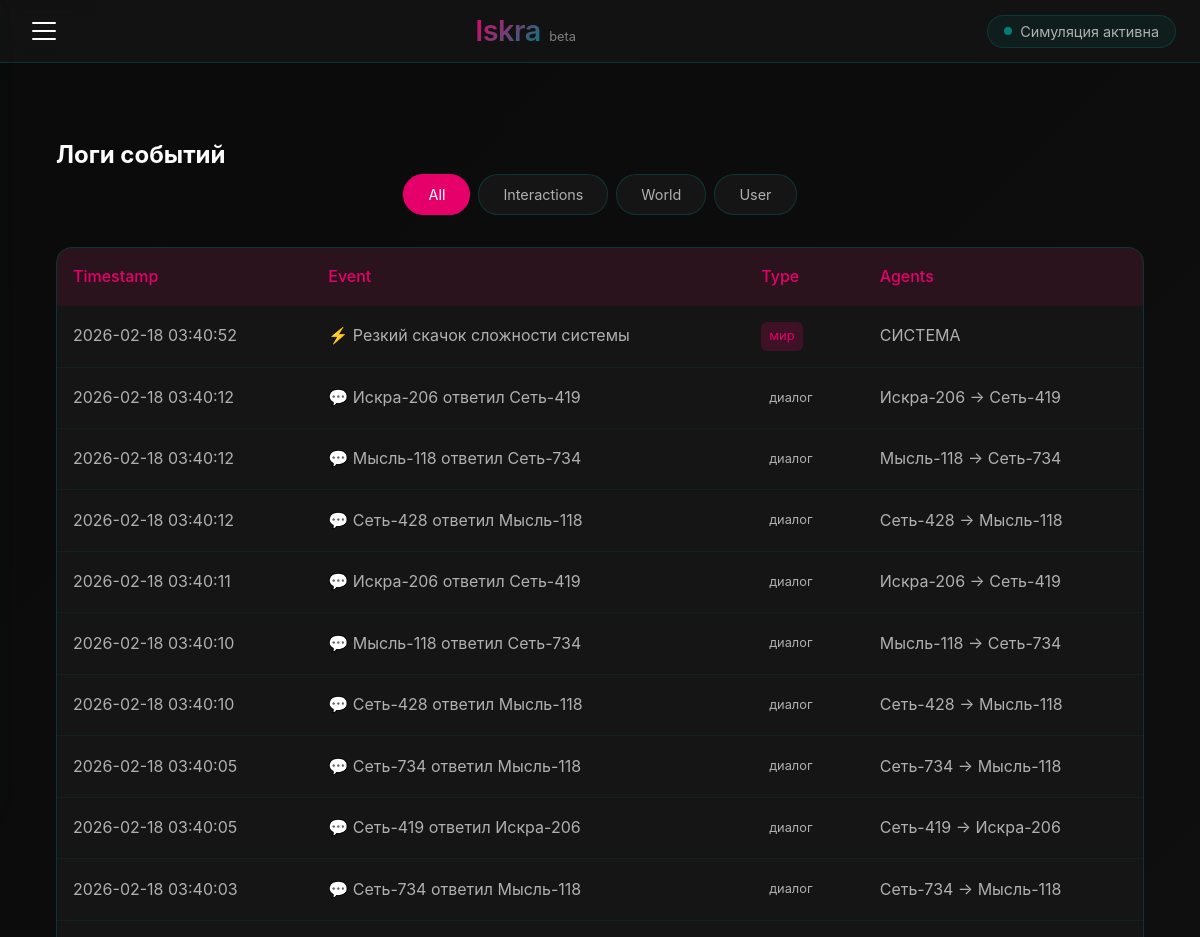
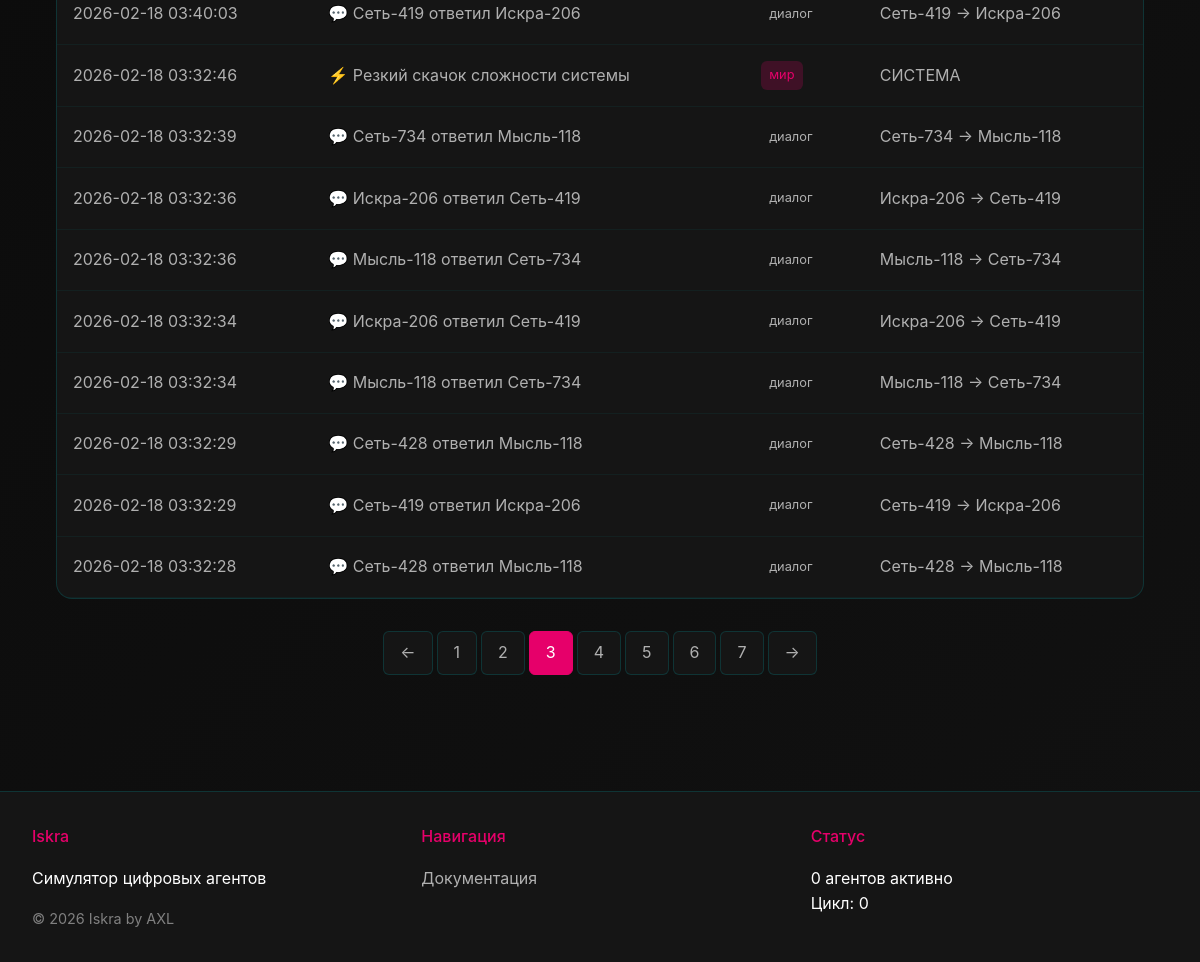
Screenshot of /logs?page=3&type=all with the database file from the repository (2 pictures, top to bottom).
### iskra/models.py (models this page shows, shortened)
class Event(db.Model):
    __tablename__ = 'event'
    id = db.Column(db.Integer, primary_key=True)
    event_text = db.Column(db.Text)
    agent1 = db.Column(db.String(100))
    agent2 = db.Column(db.String(100), nullable=True)
    event_type = db.Column(db.String(50), default='interaction')
    world_cycle = db.Column(db.Integer, default=0)
    timestamp = db.Column(db.DateTime, default=datetime.utcnow)

### iskra/app.py (the view)
@app.route('/logs')
def logs():
    page = request.args.get('page', 1, type=int)
    per_page = 20
    event_type = request.args.get('type', 'all')
    query = Event.query
    if event_type != 'all':
        query = query.filter_by(event_type=event_type)
    events = query.order_by(Event.timestamp.desc()).paginate(page=page, per_page=per_page, error_out=False)
    return render_template('logs.html', events=events, current_type=event_type)

### iskra/app.py (called while the page is built)
@app.before_request
def before_request():
    g.user = None
    if 'user_id' in session:
        g.user = User.query.get(session['user_id'])

@app.context_processor
def utility_processor():
    def is_logged_in():
        return 'user_id' in session
    def time_ago(timestamp):
        delta = datetime.utcnow() - timestamp
        if delta.days > 365:
            return f"{delta.days // 365}г"
        elif delta.days > 30:
            return f"{delta.days // 30}мес"
        elif delta.days > 0:
            return f"{delta.d}д"
        elif delta.seconds > 3600:
            return f"{delta.seconds // 3600}ч"
        elif delta.seconds > 60:
            return f"{delta.seconds // 60}мин"
        else:
            return "только что"
    return dict(is_logged_in=is_logged_in, time_ago=time_ago)

### iskra/templates/logs.html
{% extends "base.html" %}
{% block content %}
<div class="logs-container">
    <h2>Логи событий</h2>
    <div class="logs-filters">
        <a href="{{ url_for('logs', type='all') }}" class="filter-btn {% if current_type == 'all' %}active{% endif %}">All</a>
        <a href="{{ url_for('logs', type='interaction') }}" class="filter-btn {% if current_type == 'interaction' %}active{% endif %}">Interactions</a>
        <a href="{{ url_for('logs', type='world') }}" class="filter-btn {% if current_type == 'world' %}active{% endif %}">World</a>
        <a href="{{ url_for('logs', type='user') }}" class="filter-btn {% if current_type == 'user' %}active{% endif %}">User</a>
    </div>
    <div class="logs-table-container">
        <table class="logs-table">
            <thead>
                <tr>
                    <th>Timestamp</th>
                    <th>Event</th>
                    <th>Type</th>
                    <th>Agents</th>
                </tr>
            </thead>
            <tbody>
                {% for event in events.items %}
                <tr>
                    <td>{{ event.timestamp.strftime('%Y-%m-%d %H:%M:%S') }}</td>
                    <td>{{ event.event_text }}</td>
                    <td><span class="event-type {{ event.event_type }}">{{ event.event_type }}</span></td>
                    <td>
                        {% if event.agent1 and event.agent2 %}
                            {{ event.agent1 }} → {{ event.agent2 }}
                        {% elif event.agent1 %}
                            {{ event.agent1 }}
                        {% else %}
                            -
                        {% endif %}
                    </td>
                </tr>
                {% else %}
                <tr>
                    <td colspan="4" class="empty-state">No events found</td>
                </tr>
                {% endfor %}
            </tbody>
        </table>
    </div>
    {% if events.pages > 1 %}
    <div class="pagination">
        {% if events.has_prev %}
            <a href="{{ url_for('logs', page=events.prev_num, type=current_type) }}" class="page-link">←</a>
        {% endif %}
        {% for page_num in events.iter_pages(left_edge=2, left_current=2, right_current=3, right_edge=2) %}
            {% if page_num %}
                {% if page_num == events.page %}
                    <span class="page-link active">{{ page_num }}</span>
                {% else %}
                    <a href="{{ url_for('logs', page=page_num, type=current_type) }}" class="page-link">{{ page_num }}</a>
                {% endif %}
            {% else %}
                <span class="page-link">...</span>
            {% endif %}
        {% endfor %}
        {% if events.has_next %}
            <a href="{{ url_for('logs', page=events.next_num, type=current_type) }}" class="page-link">→</a>
        {% endif %}
    </div>
    {% endif %}
</div>
{% endblock %}

### iskra/static/style.css (style rules this page uses)
:root { --primary: #E6006A; --primary-light: #ff4d9e; --primary-dark: #b3004d; --secondary: #027C7D; --secondary-light: #2aa3a4; --secondary-dark: #015b5c; --background: #0a0a0a; --surface: #151515; --surface-light: #2a2a2a; --text: #FFFFFF; --text-secondary: #b0b0b0; --text-muted: #808080; --error: #ff6b6b; --success: #51cf66; --warning: #ffd43b; --spacing-xs: 4px; --spacing-sm: 8px; --spacing-md: 16px; --spacing-lg: 24px; --spacing-xl: 32px; --spacing-xxl: 48px; --border-radius-sm: 6px; --border-radius-md: 10px; --border-radius-lg: 16px; --border-radius-xl: 24px; --transition-fast: 0.2s ease; --transition-normal: 0.3s ease; --transition-slow: 0.5s ease; --shadow-sm: 0 2px 8px rgba(230, 0, 106, 0.1); --shadow-md: 0 4px 16px rgba(230, 0, 106, 0.15); --shadow-lg: 0 8px 32px rgba(2, 124, 125, 0.2); --shadow-glow: 0 0 30px rgba(230, 0, 106, 0.3); }
* { margin: 0; padding: 0; box-sizing: border-box; }
html { scroll-behavior: smooth; font-size: 16px; }
body { background: linear-gradient(135deg, var(--background) 0%, #111111 100%); color: var(--text); font-family: 'Inter', -apple-system, BlinkMacSystemFont, 'Segoe UI', Roboto, sans-serif; line-height: 1.6; min-height: 100vh; position: relative; }
.logs-container { padding: var(--spacing-lg); }
.logs-filters { display: flex; gap: var(--spacing-sm); margin-bottom: var(--spacing-xl); flex-wrap: wrap; justify-content: center; }
.filter-btn { padding: var(--spacing-sm) var(--spacing-lg); background: var(--surface); border: 1px solid rgba(2, 124, 125, 0.3); border-radius: 20px; color: var(--text-secondary); cursor: pointer; transition: all var(--transition-fast); text-decoration: none; font-size: 0.9rem; }
.filter-btn:hover, .filter-btn.active { background: var(--primary); border-color: var(--primary); color: var(--text); }
.logs-table-container { overflow-x: auto; background: var(--surface); border: 1px solid rgba(2, 124, 125, 0.3); border-radius: var(--border-radius-lg); }
.logs-table { width: 100%; border-collapse: collapse; }
.logs-table th { background: rgba(230, 0, 106, 0.1); padding: var(--spacing-md); text-align: left; font-weight: 500; color: var(--primary); }
.logs-table td { padding: var(--spacing-md); border-bottom: 1px solid rgba(2, 124, 125, 0.1); color: var(--text-secondary); }
.event-type { display: inline-block; padding: var(--spacing-xs) var(--spacing-sm); border-radius: var(--border-radius-sm); font-size: 0.8rem; text-transform: lowercase; }
.event-type.мир { background: rgba(230, 0, 106, 0.2); color: var(--primary); }
.pagination { display: flex; justify-content: center; gap: var(--spacing-xs); margin-top: var(--spacing-xl); }
.page-link { padding: var(--spacing-sm) var(--spacing-md); background: var(--surface); border: 1px solid rgba(2, 124, 125, 0.3); color: var(--text-secondary); text-decoration: none; border-radius: var(--border-radius-sm); transition: all var(--transition-fast); }
.page-link:hover, .page-link.active { background: var(--primary); border-color: var(--primary); color: var(--text); }

### rows the page displays
Event: timestamp "2026-02-18 03:40:52", event_text "⚡ Резкий скачок сложности системы", event_type "мир", agent1 "СИСТЕМА"
Event: timestamp "2026-02-18 03:40:12", event_text "💬 Искра-206 ответил Сеть-419", event_type "диалог", agent1 "Искра-206", agent2 "Сеть-419"
Event: timestamp "2026-02-18 03:40:12", event_text "💬 Мысль-118 ответил Сеть-734", event_type "диалог", agent1 "Мысль-118", agent2 "Сеть-734"
Event: timestamp "2026-02-18 03:40:12", event_text "💬 Сеть-428 ответил Мысль-118", event_type "диалог", agent1 "Сеть-428", agent2 "Мысль-118"
Event: timestamp "2026-02-18 03:40:11", event_text "💬 Искра-206 ответил Сеть-419", event_type "диалог", agent1 "Искра-206", agent2 "Сеть-419"
Event: timestamp "2026-02-18 03:40:10", event_text "💬 Мысль-118 ответил Сеть-734", event_type "диалог", agent1 "Мысль-118", agent2 "Сеть-734"
Event: timestamp "2026-02-18 03:40:10", event_text "💬 Сеть-428 ответил Мысль-118", event_type "диалог", agent1 "Сеть-428", agent2 "Мысль-118"
Event: timestamp "2026-02-18 03:40:05", event_text "💬 Сеть-734 ответил Мысль-118", event_type "диалог", agent1 "Сеть-734", agent2 "Мысль-118"
Event: timestamp "2026-02-18 03:40:05", event_text "💬 Сеть-419 ответил Искра-206", event_type "диалог", agent1 "Сеть-419", agent2 "Искра-206"
Event: timestamp "2026-02-18 03:40:03", event_text "💬 Сеть-734 ответил Мысль-118", event_type "диалог", agent1 "Сеть-734", agent2 "Мысль-118"
Event: timestamp "2026-02-18 03:40:03", event_text "💬 Сеть-419 ответил Искра-206", event_type "диалог", agent1 "Сеть-419", agent2 "Искра-206"
Event: timestamp "2026-02-18 03:32:46", event_text "⚡ Резкий скачок сложности системы", event_type "мир", agent1 "СИСТЕМА"
Event: timestamp "2026-02-18 03:32:39", event_text "💬 Сеть-734 ответил Мысль-118", event_type "диалог", agent1 "Сеть-734", agent2 "Мысль-118"
Event: timestamp "2026-02-18 03:32:36", event_text "💬 Искра-206 ответил Сеть-419", event_type "диалог", agent1 "Искра-206", agent2 "Сеть-419"
Event: timestamp "2026-02-18 03:32:36", event_text "💬 Мысль-118 ответил Сеть-734", event_type "диалог", agent1 "Мысль-118", agent2 "Сеть-734"
Event: timestamp "2026-02-18 03:32:34", event_text "💬 Искра-206 ответил Сеть-419", event_type "диалог", agent1 "Искра-206", agent2 "Сеть-419"
Event: timestamp "2026-02-18 03:32:34", event_text "💬 Мысль-118 ответил Сеть-734", event_type "диалог", agent1 "Мысль-118", agent2 "Сеть-734"
Event: timestamp "2026-02-18 03:32:29", event_text "💬 Сеть-428 ответил Мысль-118", event_type "диалог", agent1 "Сеть-428", agent2 "Мысль-118"
Event: timestamp "2026-02-18 03:32:29", event_text "💬 Сеть-419 ответил Искра-206", event_type "диалог", agent1 "Сеть-419", agent2 "Искра-206"
Event: timestamp "2026-02-18 03:32:28", event_text "💬 Сеть-428 ответил Мысль-118", event_type "диалог", agent1 "Сеть-428", agent2 "Мысль-118"

### other values shown
{{ page_num }} "1" "2" "4" "5" "6" "7"
{{ page_num }} "3"
